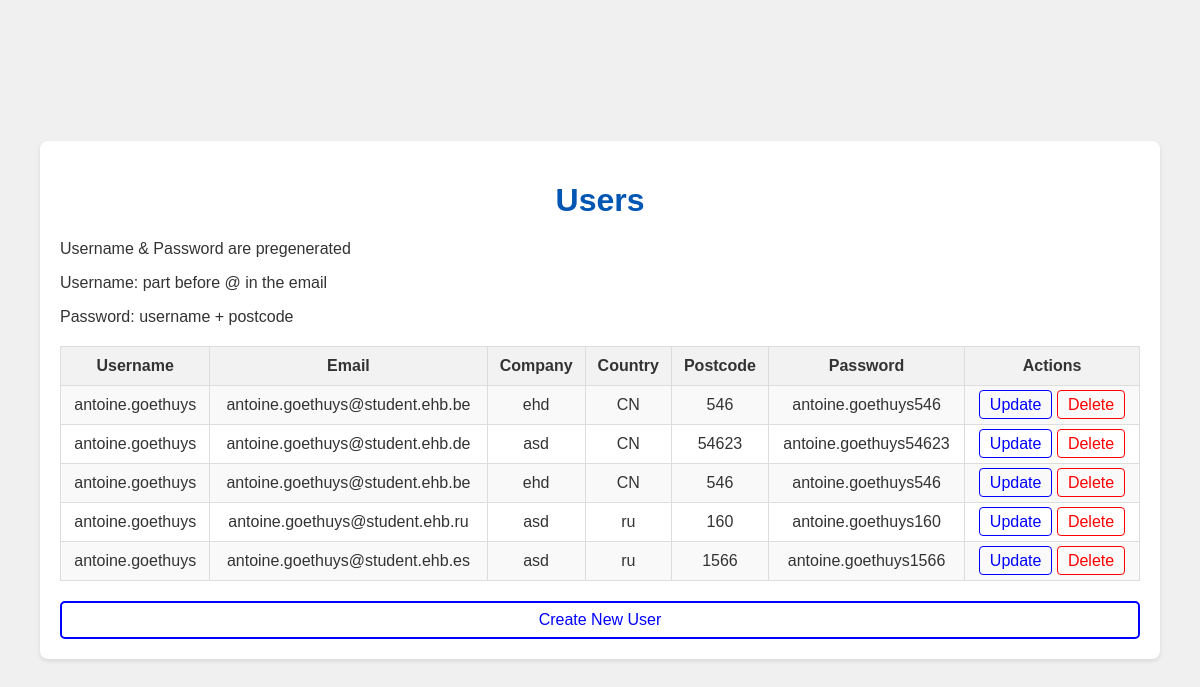
/users, run on an earlier commit of the app's database.
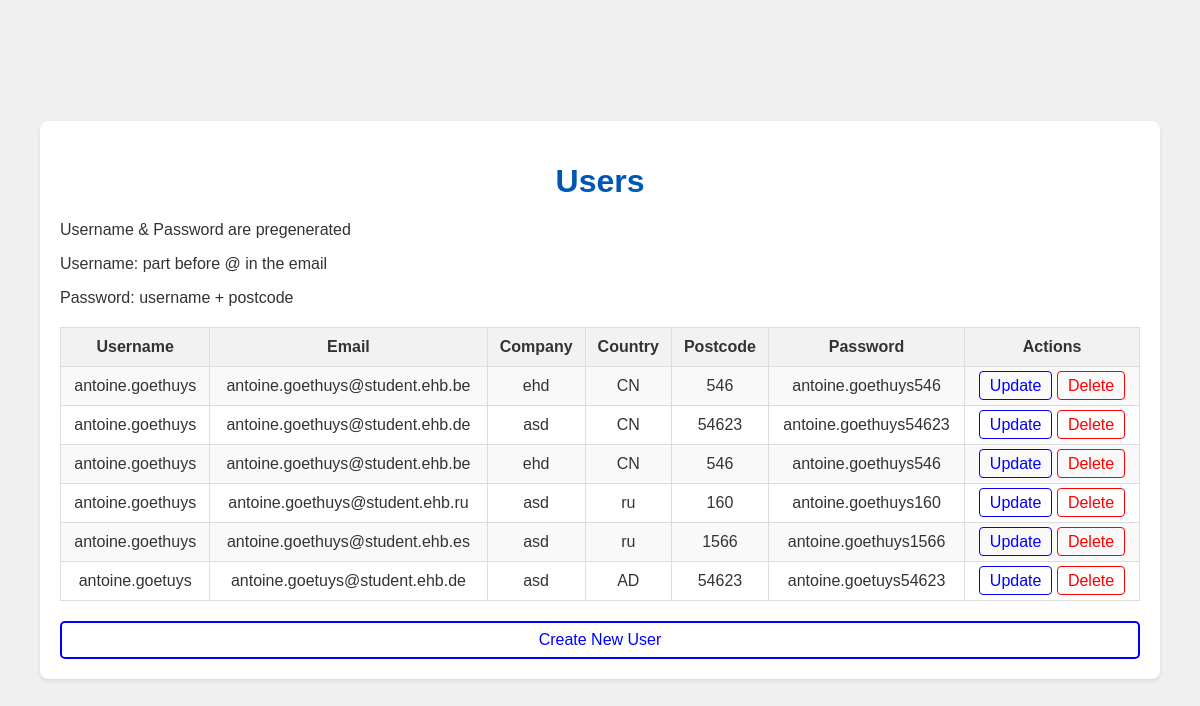
And on a later commit of the database.
### tables this page shows
CREATE TABLE users 
              (
               id INTEGER PRIMARY KEY, 
               username TEXT, 
               email TEXT,
               company TEXT,
               country TEXT,
               postcode TEXT,
               password TEXT
              );

### api.py (the view)
@app.route('/users')
def users():
    conn = get_db_connection()
    users = conn.execute('SELECT * FROM users').fetchall()
    conn.close()
    return render_template('users.html', users=users)

### api.py (called while the page is built)
def get_db_connection():
    if not os.path.exists('data.db'):
        create_db()
    conn = sqlite3.connect('data.db')
    conn.row_factory = sqlite3.Row
    return conn

### templates/users.html (shortened to what this page needs)
{% extends "base.html" %}
{% block content %}
    <h1>Users</h1>
    <p>Username & Password are pregenerated</p>
    <p>Username: part before @ in the email</p>
    <p>Password: username + postcode</p>
    <table>
        <tr>
            <th>Username</th>
            <th>Email</th>
            <th>Company</th>
            <th>Country</th>
            <th>Postcode</th>
            <th>Password</th>
            <th>Actions</th>
        </tr>
        {% for user in users %}
        <tr>
            <td>{{ user.username }}</td>
            <td>{{ user.email }}</td>
            <td>{{ user.company }}</td>
            <td>{{ user.country }}</td>
            <td>{{ user.postcode }}</td>
            <td>{{ user.password }}</td>
            <td>
                <a href="/update_user/{{ user.id }}" class="update">Update</a>
                <a href="/delete_user/{{ user.id }}" class="delete">Delete</a>
            </td>
        </tr>
        {% endfor %}
    </table>
    <a href="/create_user" class="create-user-link">Create New User</a>
{% endblock %}

### templates/base.html (shortened to what this page needs)
<!DOCTYPE html>
<html lang="en">
<head>
</head>
<body>
    <div class="container">
        {% block content %}{% endblock %}
    </div>
</body>
</html>

### templates/base.html (style rules this page uses)
body { font-family: Arial, sans-serif; background-color: #f0f0f0; color: #333; margin: 0; padding: 0; display: flex; justify-content: center; align-items: center; height: 100vh; }
h1 { color: #0056b3; text-align: center; }
.container { width: 90%; margin: auto; overflow: hidden; padding: 20px; background-color: #fff; box-shadow: 0 2px 4px rgba(0, 0, 0, 0.1); border-radius: 8px; }
table { width: 100%; border-collapse: collapse; margin: 20px 0; }
table, th, td { border: 1px solid #ddd; }
th, td { padding: 10px; text-align: center; }
th { background-color: #f2f2f2; }
tr:nth-child(even) { background-color: #f9f9f9; }
a { text-decoration: none; color: #0056b3; padding: 5px 10px; border-radius: 4px; transition: background-color 0.3s, color 0.3s; }
.create-user-link { display: block; width: 100%; text-align: center; padding: 8px 15px; color: blue; border: 2px solid; border-radius: 5px; margin-top: 10px; box-sizing: border-box; }
.update { color: blue; border: 1px solid blue; }
.delete { color: red; border: 1px solid red; }

What changed in the data, as far as the page shows it:
added users: username "antoine.goetuys", email "antoine.goetuys@student.ehb.de", company "asd", country "AD", postcode "54623", password "antoine.goetuys54623"
